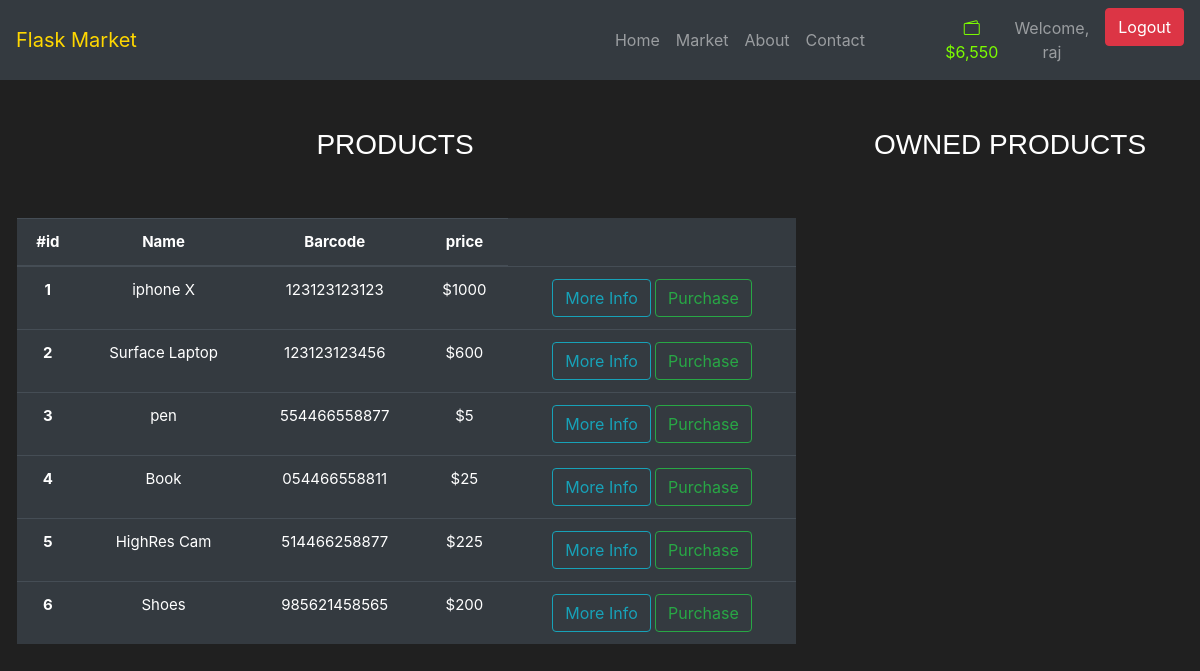
The app's page /market (signed in) with its own data.
### MARKET/model.py (models this page shows, shortened)
class User(db.Model, UserMixin):
    id = db.Column(db.Integer, primary_key=True)
    username = db.Column(db.String(length=30), nullable=False, unique=True)
    email = db.Column(db.String(length=50), nullable=False, unique=True)
    password_hash = db.Column(db.String(length=60), nullable=False)
    budget = db.Column(db.Integer(), nullable = False, default=1000)
    products = db.relationship('product', backref='owned_user', lazy=True)
    @property
    def prettier_budget(self):
        if len(str(self.budget)) >= 4:
            return f'{str(self.budget)[:-3]},{str(self.budget)[-3:]}'
        else:
            return f'{self.budget}'
    @property
    def password(self):
        return self.password

class product(db.Model):
    id = db.Column(db.Integer, primary_key=True)
    name = db.Column(db.String(length=30), nullable=False, unique=True)
    price = db.Column(db.Integer(), nullable=False)
    barcode = db.Column(db.String(length=12), nullable=False, unique=True)
    description = db.Column(db.String(length=1000), nullable=False, unique=True)
    owner = db.Column(db.Integer(), db.ForeignKey('user.id')) #user in lowercase

### MARKET/routes.py (the view, shortened to what this page needs)
@app.route("/market", methods=['GET', 'POST'])
@login_required
def market_page():
    purchase_form = PurchaseItemForm()
    sell_form = SellItemForm()
    add_money = AddMoney()
    if request.method == "GET":
        items = product.query.filter_by(owner=None)  # SQLAlchemy
        owned_items = product.query.filter_by(owner=current_user.id)
        return render_template('market.html', items=items, sell_form=sell_form, purchase_form=purchase_form, owned_items=owned_items, add_money=add_money)

### MARKET/model.py (called while the page is built)
@login_manager.user_loader
def load_user(user_id):
    return User.query.get(int(user_id))

### MARKET/templates/market.html (shortened to what this page needs)
{% extends 'base.html' %}
{% block bodydown %}
<br>
<div class="row" style="font-family: 'Oswald', sans-serif;">
    <div class="col-8">
        <h3 ID="p">PRODUCTS</h3>
    </div>
    <div class="col-4">
        <h3 id="op">OWNED PRODUCTS</h3>
    </div>
</div>
<br>
<br>
<div class="row" style="margin-left: 0.2%; font-size: 15px;">
    <div class="col-8">
        <table class="table table-hover table-dark">
            <thead>
            <tr>
                <th scope="col">#id</th>
                <th scope="col">Name</th>
                <th scope="col">Barcode</th>
                <th scope="col">price</th>
            </tr>
            </thead>
            <tbody>
            {% for item in items %}
            <tr>
                <th scope="row">{{item.id}}</th>
                <td>{{item.name}}</td>
                <td>{{item.barcode}}</td>
                <td>${{item.price}}</td>
                <td>
                    <button class="btn btn-outline btn-outline-info" data-toggle="modal" data-target="#Modal-MoreInfo-{{ item.id }}">More Info</button>
                    <button class="btn btn-outline btn-outline-success" data-toggle="modal" data-target="#Modal-PurchaseConfirm-{{ item.id }}" >Purchase</button>
                </td>
            </tr>
            {% endfor %}
            </tbody>
        </table>
    </div>
    <div class="col-4">
    </div>
</div>
{% endblock %}

### MARKET/templates/base.html (shortened to what this page needs)
<!doctype html>
<html lang="en">
<head>
    <link rel="stylesheet" href="https://cdn.jsdelivr.net/npm/bootstrap@4.5.3/dist/css/bootstrap.min.css"
>
    <link rel="stylesheet" href="https://cdn.jsdelivr.net/npm/bootstrap-icons@1.5.0/font/bootstrap-icons.css">
</head>
<body>
 <nav class="navbar navbar-expand-md navbar-dark bg-dark">
      <a class="navbar-brand" href="{{ url_for('home_page') }}" style="color:gold">Flask Market</a>
      <div class="collapse navbar-collapse" id="navbarNav">
          <div class="container ">
              <ul class="navbar-nav ">
                  <li class="nav-item text-center" style="margin-left: 165%;">
                      <a class="nav-link" href="{{ url_for('home_page') }}">Home <span class="sr-only">(current)</span></a>
                  </li>
                  <li class="nav-item  text-center">
                      <a class="nav-link" href="{{ url_for('market_page') }}">Market</a>
                  </li>
                  <li class="nav-item  text-center">
                      <a class="nav-link" href="#">About</a>
                  </li>
                  <li class="nav-item  text-center">
                      <a class="nav-link" href="#">Contact</a>
                  </li>
              </ul>
          </div>
          {% if current_user.is_authenticated %}
            <ul class="navbar-nav px-md-0">
                {% if request.path == "/market" %}
                    <li class="nav-item ">
                        <a class="nav-link" style="color: lawngreen; font-weight: bold margin-bottom: 5px" type="button"
                           data-toggle="modal" data-target="#money_modal">
                            <i class="bi bi-wallet2"></i>
                            ${{ current_user.prettier_budget }}
                        </a>
                    </li>
                {% endif %}
                <li class="nav-item pr-2">
                    <a class="nav-link">Welcome, {{ current_user.username }}</a>
                </li>
                <li class="nav-item">
                    <a class="btn btn-danger" href="{{ url_for('logout_page') }}">Logout</a>
                </li>
            </ul>
          {% endif %}
      </div>
    </nav>
<br>
{% block bodydown %}
{% endblock %}
</body>
</html>

### records on screen
User: prettier_budget "6,550", username "raj"
product: id "1", name "iphone X", barcode "123123123123", price "1000"
product: id "2", name "Surface Laptop", barcode "123123123456", price "600"
product: id "3", name "pen", barcode "554466558877", price "5"
product: id "4", name "Book", barcode "054466558811", price "25"
product: id "5", name "HighRes Cam", barcode "514466258877", price "225"
product: id "6", name "Shoes", barcode "985621458565", price "200"
